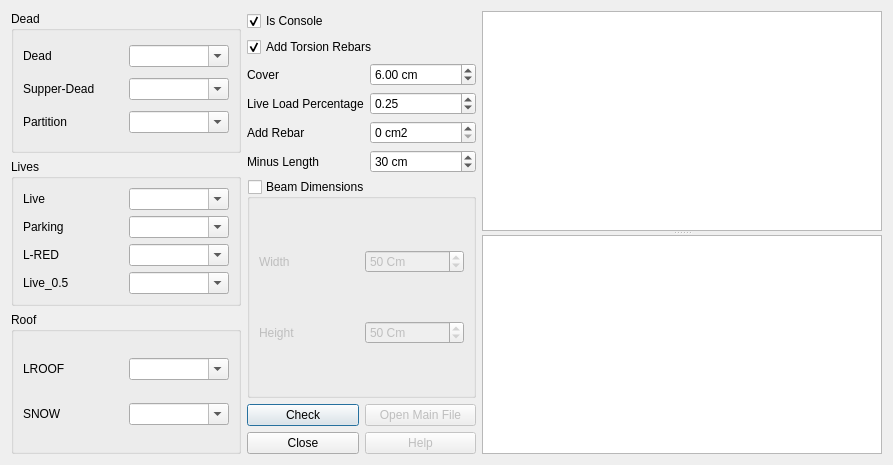
<?xml version="1.0" encoding="UTF-8"?>
<ui version="4.0">
 <class>Dialog</class>
 <widget class="QDialog" name="Dialog">
  <property name="geometry">
   <rect>
    <x>0</x>
    <y>0</y>
    <width>893</width>
    <height>465</height>
   </rect>
  </property>
  <property name="windowTitle">
   <string>Check Deflection</string>
  </property>
  <property name="windowIcon">
   <iconset resource="../../civiltools.qrc">
    <normaloff>:/civiltools/images/deflection.svg</normaloff>:/civiltools/images/deflection.svg</iconset>
  </property>
  <property name="windowOpacity">
   <double>1.000000000000000</double>
  </property>
  <layout class="QHBoxLayout" name="horizontalLayout">
   <item>
    <layout class="QVBoxLayout" name="verticalLayout_2">
     <item>
      <widget class="QGroupBox" name="groupBox">
       <property name="title">
        <string>Dead</string>
       </property>
       <layout class="QGridLayout" name="gridLayout_2">
        <item row="0" column="1">
         <widget class="QComboBox" name="dead_combobox">
          <property name="editable">
           <bool>true</bool>
          </property>
         </widget>
        </item>
        <item row="1" column="1">
         <widget class="QComboBox" name="sdead_combobox">
          <property name="editable">
           <bool>true</bool>
          </property>
         </widget>
        </item>
        <item row="2" column="1">
         <widget class="QComboBox" name="partition_combobox">
          <property name="editable">
           <bool>true</bool>
          </property>
         </widget>
        </item>
        <item row="0" column="0">
         <widget class="QLabel" name="label_19">
          <property name="text">
           <string>Dead</string>
          </property>
         </widget>
        </item>
        <item row="1" column="0">
         <widget class="QLabel" name="label_24">
          <property name="text">
           <string>Supper-Dead</string>
          </property>
         </widget>
        </item>
        <item row="2" column="0">
         <widget class="QLabel" name="label_25">
          <property name="text">
           <string>Partition</string>
          </property>
         </widget>
        </item>
       </layout>
      </widget>
     </item>
     <item>
      <widget class="QGroupBox" name="groupBox_2">
       <property name="title">
        <string>Lives</string>
       </property>
       <layout class="QGridLayout" name="gridLayout">
        <item row="4" column="1">
         <widget class="QComboBox" name="live5_combobox">
          <property name="editable">
           <bool>true</bool>
          </property>
         </widget>
        </item>
        <item row="3" column="1">
         <widget class="QComboBox" name="lred_combobox">
          <property name="editable">
           <bool>true</bool>
          </property>
         </widget>
        </item>
        <item row="3" column="0">
         <widget class="QLabel" name="label_27">
          <property name="text">
           <string>L-RED</string>
          </property>
         </widget>
        </item>
        <item row="4" column="0">
         <widget class="QLabel" name="label_28">
          <property name="text">
           <string>Live_0.5</string>
          </property>
         </widget>
        </item>
        <item row="0" column="1">
         <widget class="QComboBox" name="live_combobox">
          <property name="editable">
           <bool>true</bool>
          </property>
         </widget>
        </item>
        <item row="0" column="0">
         <widget class="QLabel" name="label_26">
          <property name="text">
           <string>Live</string>
          </property>
         </widget>
        </item>
        <item row="1" column="0">
         <widget class="QLabel" name="label_33">
          <property name="text">
           <string>Parking</string>
          </property>
         </widget>
        </item>
        <item row="1" column="1">
         <widget class="QComboBox" name="live_parking_combobox">
          <property name="editable">
           <bool>true</bool>
          </property>
         </widget>
        </item>
       </layout>
      </widget>
     </item>
     <item>
      <widget class="QGroupBox" name="groupBox_4">
       <property name="title">
        <string>Roof</string>
       </property>
       <layout class="QGridLayout" name="gridLayout_4">
        <item row="0" column="1">
         <widget class="QComboBox" name="lroof_combobox">
          <property name="editable">
           <bool>true</bool>
          </property>
         </widget>
        </item>
        <item row="1" column="1">
         <widget class="QComboBox" name="snow_combobox">
          <property name="editable">
           <bool>true</bool>
          </property>
         </widget>
        </item>
        <item row="0" column="0">
         <widget class="QLabel" name="label_29">
          <property name="text">
           <string>LROOF</string>
          </property>
         </widget>
        </item>
        <item row="1" column="0">
         <widget class="QLabel" name="label_30">
          <property name="text">
           <string>SNOW</string>
          </property>
         </widget>
        </item>
       </layout>
      </widget>
     </item>
    </layout>
   </item>
   <item>
    <layout class="QVBoxLayout" name="verticalLayout">
     <item>
      <layout class="QGridLayout" name="gridLayout_3">
       <item row="6" column="0">
        <widget class="QLabel" name="label_21">
         <property name="text">
          <string>Live Load Percentage</string>
         </property>
        </widget>
       </item>
       <item row="5" column="0">
        <widget class="QLabel" name="label_20">
         <property name="text">
          <string>Cover</string>
         </property>
        </widget>
       </item>
       <item row="6" column="1">
        <widget class="QDoubleSpinBox" name="live_percentage_spinbox">
         <property name="suffix">
          <string/>
         </property>
         <property name="maximum">
          <double>1.000000000000000</double>
         </property>
         <property name="singleStep">
          <double>0.050000000000000</double>
         </property>
         <property name="value">
          <double>0.250000000000000</double>
         </property>
        </widget>
       </item>
       <item row="2" column="0" colspan="2">
        <widget class="QCheckBox" name="torsion_rebar_checkbox">
         <property name="text">
          <string>Add Torsion Rebars</string>
         </property>
         <property name="checked">
          <bool>true</bool>
         </property>
        </widget>
       </item>
       <item row="1" column="0" colspan="2">
        <widget class="QCheckBox" name="is_console">
         <property name="layoutDirection">
          <enum>Qt::LeftToRight</enum>
         </property>
         <property name="text">
          <string>Is Console</string>
         </property>
         <property name="icon">
          <iconset resource="../../civiltools.qrc">
           <normaloff>:/civiltools/images/console.svg</normaloff>:/civiltools/images/console.svg</iconset>
         </property>
         <property name="iconSize">
          <size>
           <width>40</width>
           <height>40</height>
          </size>
         </property>
         <property name="checked">
          <bool>true</bool>
         </property>
         <property name="tristate">
          <bool>false</bool>
         </property>
        </widget>
       </item>
       <item row="7" column="0">
        <widget class="QLabel" name="label_31">
         <property name="text">
          <string>Add Rebar</string>
         </property>
        </widget>
       </item>
       <item row="5" column="1">
        <widget class="QDoubleSpinBox" name="cover_spinbox">
         <property name="suffix">
          <string> cm</string>
         </property>
         <property name="value">
          <double>6.000000000000000</double>
         </property>
        </widget>
       </item>
       <item row="7" column="1">
        <widget class="QDoubleSpinBox" name="additional_rebars">
         <property name="suffix">
          <string> cm2</string>
         </property>
         <property name="decimals">
          <number>0</number>
         </property>
         <property name="maximum">
          <double>500.000000000000000</double>
         </property>
         <property name="singleStep">
          <double>1.000000000000000</double>
         </property>
         <property name="value">
          <double>0.000000000000000</double>
         </property>
        </widget>
       </item>
       <item row="9" column="1">
        <widget class="QDoubleSpinBox" name="minus_length">
         <property name="suffix">
          <string> cm</string>
         </property>
         <property name="decimals">
          <number>0</number>
         </property>
         <property name="maximum">
          <double>500.000000000000000</double>
         </property>
         <property name="singleStep">
          <double>5.000000000000000</double>
         </property>
         <property name="value">
          <double>30.000000000000000</double>
         </property>
        </widget>
       </item>
       <item row="9" column="0">
        <widget class="QLabel" name="label_32">
         <property name="text">
          <string>Minus Length</string>
         </property>
        </widget>
       </item>
      </layout>
     </item>
     <item>
      <widget class="QGroupBox" name="beam_dimension_groupbox">
       <property name="toolTip">
        <string>For Non prismitic sections</string>
       </property>
       <property name="title">
        <string>Beam Dimensions</string>
       </property>
       <property name="checkable">
        <bool>true</bool>
       </property>
       <property name="checked">
        <bool>false</bool>
       </property>
       <layout class="QGridLayout" name="gridLayout_6">
        <item row="0" column="0">
         <widget class="QLabel" name="label_22">
          <property name="text">
           <string>Width</string>
          </property>
         </widget>
        </item>
        <item row="0" column="1">
         <widget class="QDoubleSpinBox" name="beam_width_spinbox">
          <property name="suffix">
           <string> Cm</string>
          </property>
          <property name="decimals">
           <number>0</number>
          </property>
          <property name="maximum">
           <double>500.000000000000000</double>
          </property>
          <property name="singleStep">
           <double>5.000000000000000</double>
          </property>
          <property name="value">
           <double>50.000000000000000</double>
          </property>
         </widget>
        </item>
        <item row="1" column="0">
         <widget class="QLabel" name="label_23">
          <property name="text">
           <string>Height</string>
          </property>
         </widget>
        </item>
        <item row="1" column="1">
         <widget class="QDoubleSpinBox" name="beam_height_spinbox">
          <property name="suffix">
           <string> Cm</string>
          </property>
          <property name="decimals">
           <number>0</number>
          </property>
          <property name="maximum">
           <double>500.000000000000000</double>
          </property>
          <property name="singleStep">
           <double>5.000000000000000</double>
          </property>
          <property name="value">
           <double>50.000000000000000</double>
          </property>
         </widget>
        </item>
       </layout>
      </widget>
     </item>
     <item>
      <layout class="QGridLayout" name="gridLayout_5">
       <item row="1" column="0">
        <widget class="QPushButton" name="check_button">
         <property name="text">
          <string>Check</string>
         </property>
         <property name="icon">
          <iconset resource="../../civiltools.qrc">
           <normaloff>:/civiltools/images/tick.svg</normaloff>:/civiltools/images/tick.svg</iconset>
         </property>
         <property name="iconSize">
          <size>
           <width>60</width>
           <height>60</height>
          </size>
         </property>
        </widget>
       </item>
       <item row="2" column="0">
        <widget class="QPushButton" name="cancel_button">
         <property name="enabled">
          <bool>true</bool>
         </property>
         <property name="text">
          <string>Close</string>
         </property>
         <property name="icon">
          <iconset resource="../../civiltools.qrc">
           <normaloff>:/civiltools/images/cancel.svg</normaloff>:/civiltools/images/cancel.svg</iconset>
         </property>
         <property name="iconSize">
          <size>
           <width>60</width>
           <height>60</height>
          </size>
         </property>
        </widget>
       </item>
       <item row="1" column="1">
        <widget class="QPushButton" name="open_main_file_button">
         <property name="enabled">
          <bool>false</bool>
         </property>
         <property name="text">
          <string>Open Main File</string>
         </property>
         <property name="icon">
          <iconset resource="../../civiltools.qrc">
           <normaloff>:/civiltools/images/open.svg</normaloff>:/civiltools/images/open.svg</iconset>
         </property>
         <property name="iconSize">
          <size>
           <width>60</width>
           <height>60</height>
          </size>
         </property>
        </widget>
       </item>
       <item row="2" column="1">
        <widget class="QPushButton" name="help">
         <property name="enabled">
          <bool>false</bool>
         </property>
         <property name="text">
          <string>Help</string>
         </property>
         <property name="icon">
          <iconset resource="../../civiltools.qrc">
           <normaloff>:/civiltools/images/help.png</normaloff>:/civiltools/images/help.png</iconset>
         </property>
         <property name="iconSize">
          <size>
           <width>60</width>
           <height>60</height>
          </size>
         </property>
        </widget>
       </item>
      </layout>
     </item>
    </layout>
   </item>
   <item>
    <widget class="QSplitter" name="splitter">
     <property name="orientation">
      <enum>Qt::Vertical</enum>
     </property>
     <widget class="QTextEdit" name="check_results">
      <property name="minimumSize">
       <size>
        <width>400</width>
        <height>0</height>
       </size>
      </property>
     </widget>
     <widget class="QTextEdit" name="results">
      <property name="minimumSize">
       <size>
        <width>400</width>
        <height>0</height>
       </size>
      </property>
     </widget>
    </widget>
   </item>
  </layout>
 </widget>
 <tabstops>
  <tabstop>is_console</tabstop>
  <tabstop>torsion_rebar_checkbox</tabstop>
  <tabstop>cover_spinbox</tabstop>
  <tabstop>live_percentage_spinbox</tabstop>
  <tabstop>check_button</tabstop>
  <tabstop>dead_combobox</tabstop>
  <tabstop>sdead_combobox</tabstop>
  <tabstop>partition_combobox</tabstop>
  <tabstop>live_combobox</tabstop>
  <tabstop>lred_combobox</tabstop>
  <tabstop>live5_combobox</tabstop>
  <tabstop>lroof_combobox</tabstop>
  <tabstop>snow_combobox</tabstop>
  <tabstop>cancel_button</tabstop>
  <tabstop>help</tabstop>
  <tabstop>open_main_file_button</tabstop>
 </tabstops>
 <resources>
  <include location="../../civiltools.qrc"/>
 </resources>
 <connections/>
</ui>
